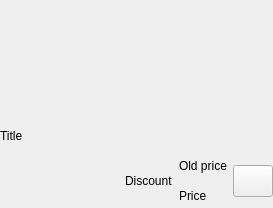
<?xml version="1.0" encoding="UTF-8"?>
<ui version="4.0">
 <class>StoreGridTile</class>
 <widget class="QWidget" name="StoreGridTile">
  <property name="geometry">
   <rect>
    <x>0</x>
    <y>0</y>
    <width>273</width>
    <height>208</height>
   </rect>
  </property>
  <property name="sizePolicy">
   <sizepolicy hsizetype="Fixed" vsizetype="Fixed">
    <horstretch>0</horstretch>
    <verstretch>0</verstretch>
   </sizepolicy>
  </property>
  <property name="windowTitle">
   <string>Form</string>
  </property>
  <layout class="QGridLayout" name="gridLayout">
   <property name="leftMargin">
    <number>0</number>
   </property>
   <property name="topMargin">
    <number>0</number>
   </property>
   <property name="rightMargin">
    <number>0</number>
   </property>
   <property name="bottomMargin">
    <number>0</number>
   </property>
   <item row="3" column="2">
    <widget class="QLabel" name="priceLabel">
     <property name="text">
      <string>Price</string>
     </property>
    </widget>
   </item>
   <item row="2" column="1" rowspan="2">
    <widget class="QLabel" name="discountLabel">
     <property name="text">
      <string>Discount</string>
     </property>
    </widget>
   </item>
   <item row="2" column="2">
    <widget class="QLabel" name="oldPrice">
     <property name="text">
      <string>Old price</string>
     </property>
    </widget>
   </item>
   <item row="2" column="0" rowspan="2">
    <spacer name="horizontalSpacer">
     <property name="orientation">
      <enum>Qt::Horizontal</enum>
     </property>
     <property name="sizeHint" stdset="0">
      <size>
       <width>40</width>
       <height>20</height>
      </size>
     </property>
    </spacer>
   </item>
   <item row="2" column="3" rowspan="2">
    <widget class="QPushButton" name="pushButton">
     <property name="sizePolicy">
      <sizepolicy hsizetype="Fixed" vsizetype="Fixed">
       <horstretch>0</horstretch>
       <verstretch>0</verstretch>
      </sizepolicy>
     </property>
     <property name="minimumSize">
      <size>
       <width>32</width>
       <height>32</height>
      </size>
     </property>
     <property name="text">
      <string/>
     </property>
     <property name="icon">
      <iconset resource="../resources.qrc">
       <normaloff>:/icons/cart-plus.svg</normaloff>:/icons/cart-plus.svg</iconset>
     </property>
    </widget>
   </item>
   <item row="1" column="0" colspan="4">
    <widget class="QLabel" name="titleLabel">
     <property name="text">
      <string>Title</string>
     </property>
    </widget>
   </item>
   <item row="0" column="0" colspan="4">
    <widget class="QLabel" name="coverLabel">
     <property name="sizePolicy">
      <sizepolicy hsizetype="Fixed" vsizetype="Fixed">
       <horstretch>0</horstretch>
       <verstretch>0</verstretch>
      </sizepolicy>
     </property>
     <property name="minimumSize">
      <size>
       <width>255</width>
       <height>118</height>
      </size>
     </property>
     <property name="text">
      <string/>
     </property>
    </widget>
   </item>
  </layout>
 </widget>
 <resources>
  <include location="../resources.qrc"/>
 </resources>
 <connections/>
</ui>
